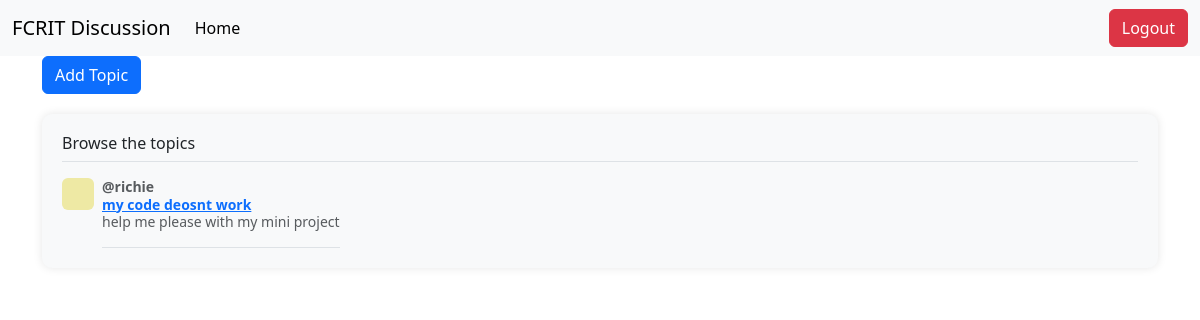
Page /dashboard (signed in) on the earlier database version.
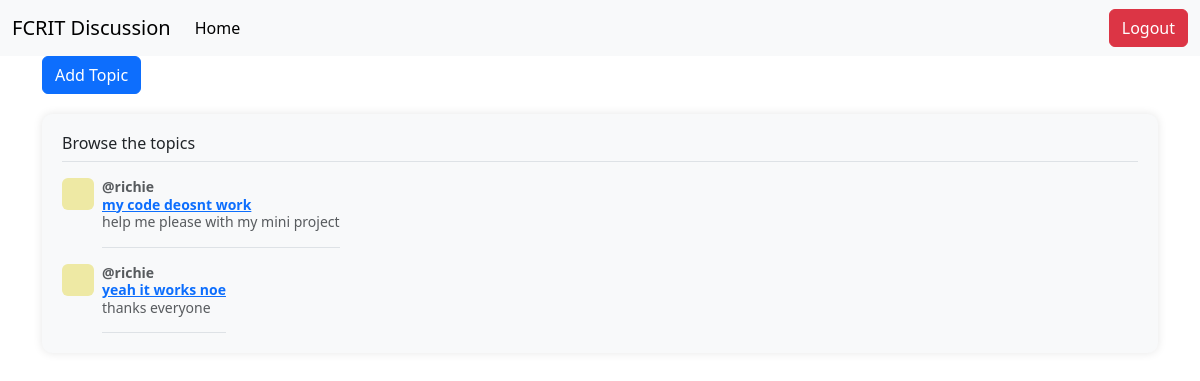
Same page on the later database version.
### main.py (models this page shows)
class Topic(db.Model):
    id = db.Column(db.Integer, primary_key=True)
    user_name =db.Column(db.String)
    title = db.Column(db.String, unique=True, nullable=False)
    des = db.Column(db.String)
    color=db.Column(db.String)

### main.py (the view, shortened to what this page needs)
@app.route("/dashboard", methods=["GET", "POST"])
def dashboard():
    if 'user_id' not in session:
        return redirect(url_for('login'))
    topics = Topic.query.all()
    for topic in topics:
        print(topic.title, topic.des)
    return render_template("dashboard.html", topics=topics)

### templates/dashboard.html (shortened to what this page needs)
<!DOCTYPE html>
<html lang="en">
<head>
    <link href="https://cdn.jsdelivr.net/npm/bootstrap@5.3.3/dist/css/bootstrap.min.css" rel="stylesheet">
</head>
<body>
<nav class="navbar navbar-expand-lg bg-body-tertiary">
    <div class="container-fluid">
        <a class="navbar-brand" href="#">FCRIT Discussion</a>
        <div class="collapse navbar-collapse" id="navbarSupportedContent">
            <ul class="navbar-nav me-auto mb-2 mb-lg-0">
                <li class="nav-item">
                    <a class="nav-link active" aria-current="page" href="#">Home</a>
                </li>
            </ul>
            <form action="{{ url_for('logout') }}" method="post">
                <button type="submit" class="btn btn-danger">Logout</button>
            </form>
        </div>
    </div>
</nav>
<div class="container">
    <button class="btn btn-primary" id="toggleAddTopicForm">Add Topic</button>
    <div class="browse-topics-section">
        <h6 class="border-bottom pb-2 mb-0">Browse the topics</h6>
        {% for item in topics %}
            <div class="d-flex text-body-secondary pt-3">
                <svg class="bd-placeholder-img flex-shrink-0 me-2 rounded" width="32" height="32" xmlns="http://www.w3.org/2000/svg" role="img" aria-label="Placeholder: 32x32" preserveAspectRatio="xMidYMid slice" focusable="false"><title>Placeholder</title><rect width="100%" height="100%" fill="{{ item.color }}"></rect><text x="50%" y="50%" fill="#007bff" dy=".3em"></text></svg>
                <p class="pb-3 mb-0 small lh-sm border-bottom">
                    <strong class="d-block text-gray-dark">@{{ item.user_name }}</strong>
                    <strong class="d-block text-gray-dark"><a href="/topic/{{item.id}}">{{ item.title }}</a></strong>
                    {{ item.des }}
                </p>
            </div>
        {% endfor %}
    </div>
</div>
  <body>
</body>
</html>

### templates/dashboard.html (style rules this page uses)
.browse-topics-section { margin-top: 20px; padding: 20px; background-color: #f8f9fa; border-radius: 10px; box-shadow: 0px 0px 10px rgba(0, 0, 0, 0.1); }

Differences in the rows shown:
added Topic: user_name "richie", title "yeah it works noe", des "thanks everyone"
